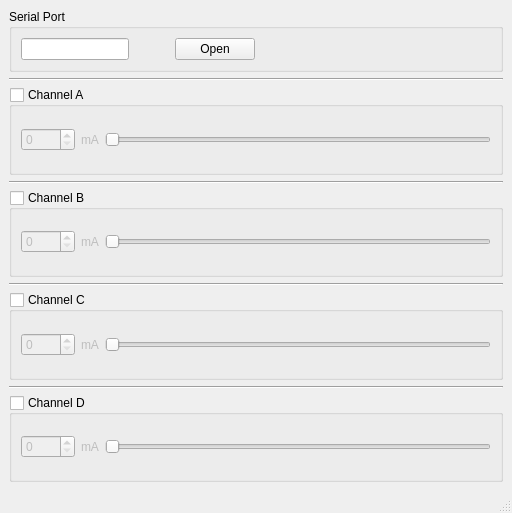
<?xml version="1.0" encoding="UTF-8"?>
<ui version="4.0">
 <class>CurrentController_MainWindow</class>
 <widget class="QMainWindow" name="CurrentController_MainWindow">
  <property name="geometry">
   <rect>
    <x>0</x>
    <y>0</y>
    <width>512</width>
    <height>513</height>
   </rect>
  </property>
  <property name="windowTitle">
   <string>Current Controller</string>
  </property>
  <widget class="QWidget" name="centralwidget">
   <layout class="QVBoxLayout" name="verticalLayout">
    <item>
     <widget class="QGroupBox" name="groupBox_5">
      <property name="sizePolicy">
       <sizepolicy hsizetype="Preferred" vsizetype="Fixed">
        <horstretch>0</horstretch>
        <verstretch>0</verstretch>
       </sizepolicy>
      </property>
      <property name="title">
       <string>Serial Port</string>
      </property>
      <layout class="QHBoxLayout" name="horizontalLayout_5">
       <item>
        <widget class="QLineEdit" name="serialPort_LineEdit">
         <property name="sizePolicy">
          <sizepolicy hsizetype="Fixed" vsizetype="Fixed">
           <horstretch>0</horstretch>
           <verstretch>0</verstretch>
          </sizepolicy>
         </property>
         <property name="maximumSize">
          <size>
           <width>120</width>
           <height>16777215</height>
          </size>
         </property>
        </widget>
       </item>
       <item>
        <spacer name="horizontalSpacer_2">
         <property name="orientation">
          <enum>Qt::Horizontal</enum>
         </property>
         <property name="sizeType">
          <enum>QSizePolicy::Fixed</enum>
         </property>
         <property name="sizeHint" stdset="0">
          <size>
           <width>40</width>
           <height>20</height>
          </size>
         </property>
        </spacer>
       </item>
       <item>
        <widget class="QPushButton" name="openClose_PushButton">
         <property name="text">
          <string>Open</string>
         </property>
        </widget>
       </item>
       <item>
        <spacer name="horizontalSpacer">
         <property name="orientation">
          <enum>Qt::Horizontal</enum>
         </property>
         <property name="sizeHint" stdset="0">
          <size>
           <width>497</width>
           <height>20</height>
          </size>
         </property>
        </spacer>
       </item>
      </layout>
     </widget>
    </item>
    <item>
     <widget class="Line" name="line">
      <property name="orientation">
       <enum>Qt::Horizontal</enum>
      </property>
     </widget>
    </item>
    <item>
     <widget class="QGroupBox" name="channelA_GroupBox">
      <property name="title">
       <string>Channel A</string>
      </property>
      <property name="checkable">
       <bool>true</bool>
      </property>
      <property name="checked">
       <bool>false</bool>
      </property>
      <layout class="QHBoxLayout" name="horizontalLayout">
       <item>
        <widget class="QSpinBox" name="channelA_SpinBox">
         <property name="maximum">
          <number>1000</number>
         </property>
         <property name="singleStep">
          <number>50</number>
         </property>
        </widget>
       </item>
       <item>
        <widget class="QLabel" name="label">
         <property name="text">
          <string>mA</string>
         </property>
        </widget>
       </item>
       <item>
        <widget class="QSlider" name="channelA_Slider">
         <property name="maximum">
          <number>1000</number>
         </property>
         <property name="singleStep">
          <number>10</number>
         </property>
         <property name="pageStep">
          <number>100</number>
         </property>
         <property name="orientation">
          <enum>Qt::Horizontal</enum>
         </property>
        </widget>
       </item>
      </layout>
     </widget>
    </item>
    <item>
     <widget class="Line" name="line_2">
      <property name="orientation">
       <enum>Qt::Horizontal</enum>
      </property>
     </widget>
    </item>
    <item>
     <widget class="QGroupBox" name="channelB_GroupBox">
      <property name="title">
       <string>Channel B</string>
      </property>
      <property name="checkable">
       <bool>true</bool>
      </property>
      <property name="checked">
       <bool>false</bool>
      </property>
      <layout class="QHBoxLayout" name="horizontalLayout_2">
       <item>
        <widget class="QSpinBox" name="channelB_SpinBox">
         <property name="maximum">
          <number>1000</number>
         </property>
         <property name="singleStep">
          <number>50</number>
         </property>
        </widget>
       </item>
       <item>
        <widget class="QLabel" name="label_2">
         <property name="text">
          <string>mA</string>
         </property>
        </widget>
       </item>
       <item>
        <widget class="QSlider" name="channelB_Slider">
         <property name="maximum">
          <number>1000</number>
         </property>
         <property name="singleStep">
          <number>10</number>
         </property>
         <property name="pageStep">
          <number>100</number>
         </property>
         <property name="orientation">
          <enum>Qt::Horizontal</enum>
         </property>
        </widget>
       </item>
      </layout>
     </widget>
    </item>
    <item>
     <widget class="Line" name="line_4">
      <property name="orientation">
       <enum>Qt::Horizontal</enum>
      </property>
     </widget>
    </item>
    <item>
     <widget class="QGroupBox" name="channelC_GroupBox">
      <property name="title">
       <string>Channel C</string>
      </property>
      <property name="checkable">
       <bool>true</bool>
      </property>
      <property name="checked">
       <bool>false</bool>
      </property>
      <layout class="QHBoxLayout" name="horizontalLayout_3">
       <item>
        <widget class="QSpinBox" name="channelC_SpinBox">
         <property name="maximum">
          <number>1000</number>
         </property>
         <property name="singleStep">
          <number>50</number>
         </property>
        </widget>
       </item>
       <item>
        <widget class="QLabel" name="label_3">
         <property name="text">
          <string>mA</string>
         </property>
        </widget>
       </item>
       <item>
        <widget class="QSlider" name="channelC_Slider">
         <property name="maximum">
          <number>1000</number>
         </property>
         <property name="singleStep">
          <number>10</number>
         </property>
         <property name="pageStep">
          <number>100</number>
         </property>
         <property name="orientation">
          <enum>Qt::Horizontal</enum>
         </property>
        </widget>
       </item>
      </layout>
     </widget>
    </item>
    <item>
     <widget class="Line" name="line_3">
      <property name="orientation">
       <enum>Qt::Horizontal</enum>
      </property>
     </widget>
    </item>
    <item>
     <widget class="QGroupBox" name="channelD_GroupBox">
      <property name="title">
       <string>Channel D</string>
      </property>
      <property name="checkable">
       <bool>true</bool>
      </property>
      <property name="checked">
       <bool>false</bool>
      </property>
      <layout class="QHBoxLayout" name="horizontalLayout_4">
       <item>
        <widget class="QSpinBox" name="channelD_SpinBox">
         <property name="maximum">
          <number>1000</number>
         </property>
         <property name="singleStep">
          <number>50</number>
         </property>
        </widget>
       </item>
       <item>
        <widget class="QLabel" name="label_4">
         <property name="text">
          <string>mA</string>
         </property>
        </widget>
       </item>
       <item>
        <widget class="QSlider" name="channelD_Slider">
         <property name="maximum">
          <number>1000</number>
         </property>
         <property name="singleStep">
          <number>10</number>
         </property>
         <property name="pageStep">
          <number>100</number>
         </property>
         <property name="orientation">
          <enum>Qt::Horizontal</enum>
         </property>
        </widget>
       </item>
      </layout>
     </widget>
    </item>
   </layout>
  </widget>
  <widget class="QMenuBar" name="menubar">
   <property name="geometry">
    <rect>
     <x>0</x>
     <y>0</y>
     <width>512</width>
     <height>23</height>
    </rect>
   </property>
  </widget>
  <widget class="QStatusBar" name="statusbar"/>
 </widget>
 <resources/>
 <connections>
  <connection>
   <sender>channelA_Slider</sender>
   <signal>valueChanged(int)</signal>
   <receiver>channelA_SpinBox</receiver>
   <slot>setValue(int)</slot>
   <hints>
    <hint type="sourcelabel">
     <x>291</x>
     <y>171</y>
    </hint>
    <hint type="destinationlabel">
     <x>592</x>
     <y>171</y>
    </hint>
   </hints>
  </connection>
  <connection>
   <sender>channelB_Slider</sender>
   <signal>valueChanged(int)</signal>
   <receiver>channelB_SpinBox</receiver>
   <slot>setValue(int)</slot>
   <hints>
    <hint type="sourcelabel">
     <x>291</x>
     <y>296</y>
    </hint>
    <hint type="destinationlabel">
     <x>592</x>
     <y>296</y>
    </hint>
   </hints>
  </connection>
  <connection>
   <sender>channelC_Slider</sender>
   <signal>valueChanged(int)</signal>
   <receiver>channelC_SpinBox</receiver>
   <slot>setValue(int)</slot>
   <hints>
    <hint type="sourcelabel">
     <x>291</x>
     <y>420</y>
    </hint>
    <hint type="destinationlabel">
     <x>592</x>
     <y>421</y>
    </hint>
   </hints>
  </connection>
  <connection>
   <sender>channelD_Slider</sender>
   <signal>valueChanged(int)</signal>
   <receiver>channelD_SpinBox</receiver>
   <slot>setValue(int)</slot>
   <hints>
    <hint type="sourcelabel">
     <x>291</x>
     <y>545</y>
    </hint>
    <hint type="destinationlabel">
     <x>592</x>
     <y>545</y>
    </hint>
   </hints>
  </connection>
  <connection>
   <sender>channelA_SpinBox</sender>
   <signal>valueChanged(int)</signal>
   <receiver>channelA_Slider</receiver>
   <slot>setValue(int)</slot>
   <hints>
    <hint type="sourcelabel">
     <x>592</x>
     <y>171</y>
    </hint>
    <hint type="destinationlabel">
     <x>291</x>
     <y>171</y>
    </hint>
   </hints>
  </connection>
  <connection>
   <sender>channelB_SpinBox</sender>
   <signal>valueChanged(int)</signal>
   <receiver>channelB_Slider</receiver>
   <slot>setValue(int)</slot>
   <hints>
    <hint type="sourcelabel">
     <x>592</x>
     <y>296</y>
    </hint>
    <hint type="destinationlabel">
     <x>291</x>
     <y>296</y>
    </hint>
   </hints>
  </connection>
  <connection>
   <sender>channelC_SpinBox</sender>
   <signal>valueChanged(int)</signal>
   <receiver>channelC_Slider</receiver>
   <slot>setValue(int)</slot>
   <hints>
    <hint type="sourcelabel">
     <x>592</x>
     <y>421</y>
    </hint>
    <hint type="destinationlabel">
     <x>291</x>
     <y>420</y>
    </hint>
   </hints>
  </connection>
  <connection>
   <sender>channelD_SpinBox</sender>
   <signal>valueChanged(int)</signal>
   <receiver>channelD_Slider</receiver>
   <slot>setValue(int)</slot>
   <hints>
    <hint type="sourcelabel">
     <x>592</x>
     <y>545</y>
    </hint>
    <hint type="destinationlabel">
     <x>291</x>
     <y>545</y>
    </hint>
   </hints>
  </connection>
 </connections>
</ui>
